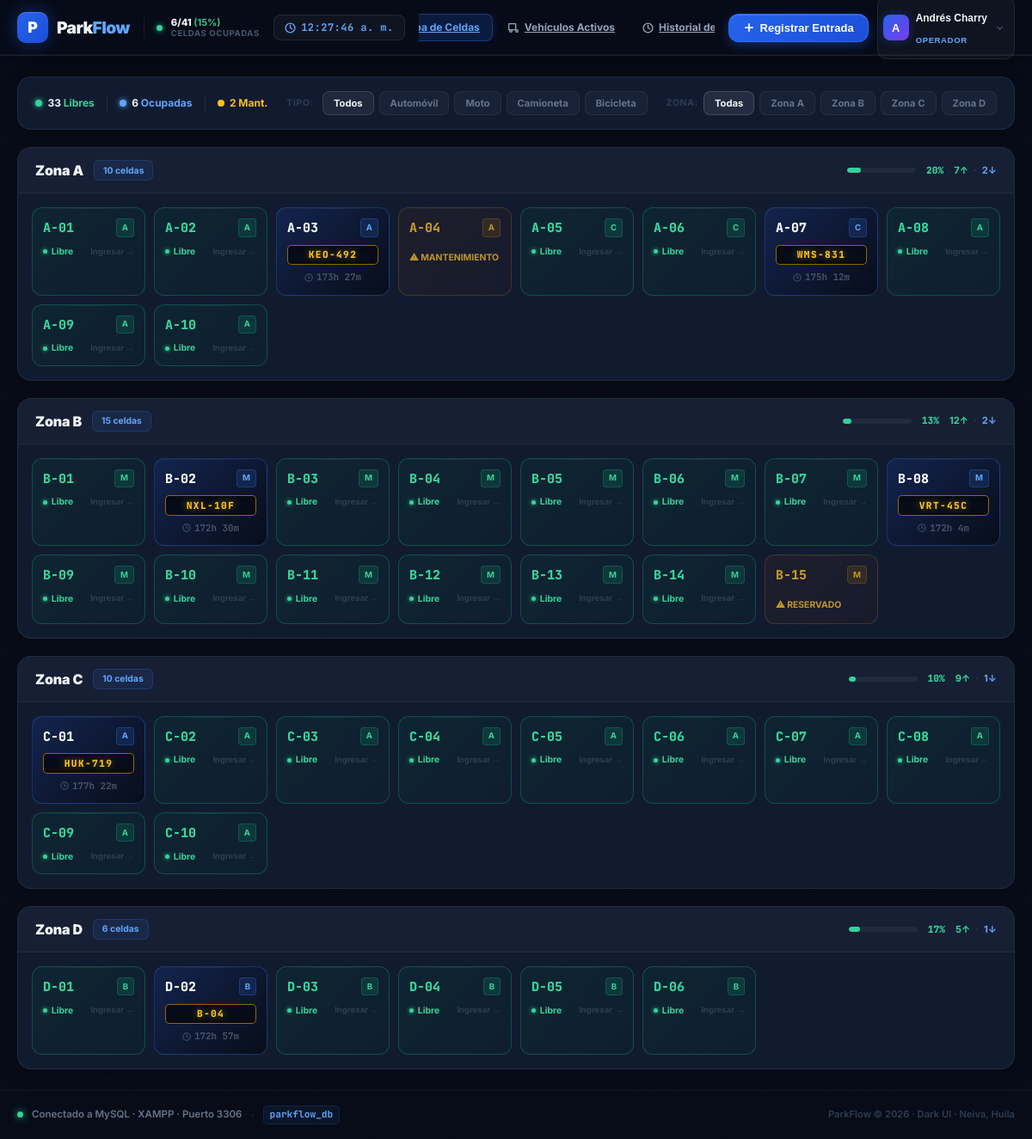
Page /php-app/index.php on the committed database.
### tables this page shows
CREATE TABLE `users` (
  `id` VARCHAR(50) NOT NULL,
  `name` VARCHAR(100) NOT NULL,
  `email` VARCHAR(150) NOT NULL UNIQUE,
  `password` VARCHAR(255) NULL,
  `role` ENUM('ADMIN', 'OPERADOR') NOT NULL DEFAULT 'OPERADOR',
  `shift` VARCHAR(50) NULL,
  `active` TINYINT(1) NOT NULL DEFAULT 1,
  `avatar_url` VARCHAR(255) NULL,
  `created_at` DATETIME NOT NULL DEFAULT CURRENT_TIMESTAMP,
  `updated_at` DATETIME NOT NULL DEFAULT CURRENT_TIMESTAMP ON UPDATE CURRENT_TIMESTAMP,
  PRIMARY KEY (`id`)
);

CREATE TABLE `parking_spaces` (
  `id` VARCHAR(50) NOT NULL,
  `code` VARCHAR(20) NOT NULL UNIQUE,
  `zone` VARCHAR(50) NOT NULL,
  `allowed_type` ENUM('automovil', 'motocicleta', 'camioneta', 'bicicleta') NOT NULL,
  `status` ENUM('libre', 'ocupado', 'mantenimiento', 'reservado') NOT NULL DEFAULT 'libre',
  `current_vehicle_plate` VARCHAR(20) NULL,
  `current_movement_id` VARCHAR(50) NULL,
  `notes` TEXT NULL,
  `updated_at` DATETIME NOT NULL DEFAULT CURRENT_TIMESTAMP ON UPDATE CURRENT_TIMESTAMP,
  PRIMARY KEY (`id`),
  INDEX `idx_spaces_status` (`status`),
  INDEX `idx_spaces_code` (`code`)
);

CREATE TABLE `movements` (
  `id` VARCHAR(50) NOT NULL,
  `ticket_number` VARCHAR(50) NOT NULL UNIQUE,
  `plate` VARCHAR(20) NOT NULL,
  `vehicle_type` ENUM('automovil', 'motocicleta', 'camioneta', 'bicicleta') NOT NULL,
  `space_id` VARCHAR(50) NOT NULL,
  `space_code` VARCHAR(20) NOT NULL,
  `entry_time` DATETIME NOT NULL,
  `exit_time` DATETIME NULL,
  `operator_entry_id` VARCHAR(50) NOT NULL,
  `operator_entry_name` VARCHAR(100) NOT NULL,
  `operator_exit_id` VARCHAR(50) NULL,
  `operator_exit_name` VARCHAR(100) NULL,
  `helmets_count` INT NULL DEFAULT 0,
  `entry_notes` TEXT NULL,
  `exit_notes` TEXT NULL,
  `client_name` VARCHAR(100) NULL,
  `client_phone` VARCHAR(50) NULL,
  `total_minutes` INT NULL DEFAULT 0,
  `billed_minutes` INT NULL DEFAULT 0,
  `grace_applied` TINYINT(1) NULL DEFAULT 0,
  `subtotal` DECIMAL(12,2) NULL DEFAULT 0.00,
  `discount` DECIMAL(12,2) NULL DEFAULT 0.00,
  `lost_ticket_charge` TINYINT(1) NULL DEFAULT 0,
  `total_paid` DECIMAL(12,2) NULL DEFAULT 0.00,
  `payment_method` ENUM('efectivo', 'nequi', 'daviplata', 'tarjeta', 'convenio') NULL,
  `amount_received` DECIMAL(12,2) NULL DEFAULT 0.00,
  `change_given` DECIMAL(12,2) NULL DEFAULT 0.00,
  `status` ENUM('activo', 'completado', 'cancelado') NOT NULL DEFAULT 'activo',
  `created_at` DATETIME NOT NULL DEFAULT CURRENT_TIMESTAMP,
  PRIMARY KEY (`id`),
  INDEX `idx_movements_plate` (`plate`),
  INDEX `idx_movements_status` (`status`),
  INDEX `idx_movements_entry` (`entry_time`),
  INDEX `idx_movements_ticket` (`ticket_number`)
);

### php-app/views/map.php (the view, shortened to what the rows shown need)
<?php
$db = getDB();
$query = "
    SELECT s.*, m.id as mov_id, m.ticket_number, m.plate, m.entry_time, m.vehicle_type as mov_type
    FROM `parking_spaces` s
    LEFT JOIN `movements` m ON s.current_movement_id = m.id AND m.status = 'activo'
    WHERE 1=1
";
$params = [];
$query .= " ORDER BY s.zone ASC, s.code ASC";
$stmt = $db->prepare($query);
$stmt->execute($params);
$spaces = $stmt->fetchAll();
$zones = [];
foreach ($spaces as $s) { $zones[$s['zone']][] = $s; }
?>
<div style="display:flex; flex-direction:column; gap:1.25rem;">
  <?php if (empty($zones)): ?>
    <div style="text-align:center; padding:4rem 1rem; background:var(--bg-card,#111b30); border:1px solid rgba(255,255,255,.06); border-radius:16px; color:#2d3d54;">
      <svg xmlns="http://www.w3.org/2000/svg" width="56" height="56" viewBox="0 0 24 24" fill="none" stroke="currentColor" stroke-width="1.5" stroke-linecap="round" stroke-linejoin="round" style="margin:0 auto 1rem; display:block; opacity:.3;"><polygon points="3 6 9 3 15 6 21 3 21 18 15 21 9 18 3 21"/></svg>
      <p style="font-size:1rem; font-weight:700; color:#475569;">No hay celdas con este filtro</p>
    </div>
  <?php else: ?>
    <?php foreach ($zones as $zoneName => $zoneSpaces): ?>
      <?php
        $zFree = 0; $zOcc = 0; $zTot = count($zoneSpaces);
        foreach ($zoneSpaces as $sp) {
          if ($sp['status'] === 'libre')       $zFree++;
          elseif ($sp['status'] === 'ocupado') $zOcc++;
        }
        $zOccPct = $zTot > 0 ? round(($zOcc / $zTot) * 100) : 0;
        $zColor  = $zOccPct > 85 ? '#fb7185' : ($zOccPct > 60 ? '#fbbf24' : '#34d399');
      ?>
      <div style="background:var(--bg-card,#111b30); border:1px solid rgba(255,255,255,.07); border-radius:16px; overflow:hidden; box-shadow:0 4px 20px rgba(0,0,0,.25);">
        <div style="padding:.875rem 1.25rem; border-bottom:1px solid rgba(255,255,255,.05); display:flex; align-items:center; justify-content:space-between; background:rgba(255,255,255,.02);">
          <div style="display:flex; align-items:center; gap:.75rem;">
            <h2 style="margin:0; font-size:1rem; font-weight:900; color:#f1f5f9; letter-spacing:-.01em;"><?= htmlspecialchars($zoneName) ?></h2>
            <span style="font-size:.65rem; font-weight:700; padding:.2rem .625rem; border-radius:6px; background:rgba(59,130,246,.1); color:#60a5fa; border:1px solid rgba(59,130,246,.2);"><?= $zTot ?> celdas</span>
          </div>
          <div style="display:flex; align-items:center; gap:.75rem;">
            <div class="progress-bar-track" style="width:80px;">
              <div class="progress-bar-fill" style="width:<?= $zOccPct ?>%; background:<?= $zColor ?>;"></div>
            </div>
            <span style="font-size:.7rem; font-weight:800; color:<?= $zColor ?>; font-family:'JetBrains Mono',monospace;"><?= $zOccPct ?>%</span>
            <span style="font-size:.7rem; color:#2d3d54;">
              <span style="color:#34d399; font-weight:700;"><?= $zFree ?>↑</span>
              <span style="color:#475569; margin:0 .2rem;">·</span>
              <span style="color:#60a5fa; font-weight:700;"><?= $zOcc ?>↓</span>
            </span>
          </div>
        </div>
        <div style="padding:1rem; display:grid; grid-template-columns:repeat(auto-fill, minmax(130px, 1fr)); gap:.625rem;">
          <?php foreach ($zoneSpaces as $sp):
            $isOccupied = $sp['status'] === 'ocupado';
            $isFree     = $sp['status'] === 'libre';
            $minutesAgo = 0; $hoursAgo = 0;
            if ($isOccupied && !empty($sp['entry_time'])) {
              $minutesAgo = max(1, round((time() - strtotime($sp['entry_time'])) / 60));
              $hoursAgo   = floor($minutesAgo / 60);
            }
            if ($isFree) {
              $cellStyle = 'background:linear-gradient(135deg,rgba(6,78,59,.2) 0%,rgba(4,55,43,.12) 100%); border-color:rgba(16,185,129,.3);';
              $hoverOnmouseOver = "this.style.borderColor='#10b981'; this.style.boxShadow='0 0 24px rgba(16,185,129,.2),0 8px 20px rgba(0,0,0,.4)'; this.style.transform='translateY(-3px)';";
            } elseif ($isOccupied) {
              $cellStyle = 'background:linear-gradient(135deg,rgba(29,78,216,.18) 0%,rgba(8,12,24,.9) 100%); border-color:rgba(59,130,246,.3);';
              $hoverOnmouseOver = "this.style.borderColor='#3b82f6'; this.style.boxShadow='0 0 24px rgba(59,130,246,.2),0 8px 20px rgba(0,0,0,.4)'; this.style.transform='translateY(-3px)';";
            } else {
              $cellStyle = 'background:linear-gradient(135deg,rgba(120,53,15,.18) 0%,rgba(92,40,10,.1) 100%); border-color:rgba(245,158,11,.25); cursor:default; opacity:.75;';
              $hoverOnmouseOver = '';
            }
          ?>
            <div style="border-radius:12px; padding:.75rem; border:1px solid; position:relative; overflow:hidden; transition:all .22s cubic-bezier(0.16,1,0.3,1);
                        <?= $cellStyle ?>"
                 <?php if ($isFree): ?>
                   onclick="openEntryModal('<?= $sp['id'] ?>', '<?= $sp['code'] ?>')"
                   style="border-radius:12px; padding:.75rem; border:1px solid; position:relative; overflow:hidden; transition:all .22s cubic-bezier(0.16,1,0.3,1); cursor:pointer; <?= $cellStyle ?>"
                   onmouseover="<?= $hoverOnmouseOver ?>"
                   onmouseout="this.style.borderColor='rgba(16,185,129,.3)'; this.style.boxShadow='none'; this.style.transform='none';"
                 <?php elseif ($isOccupied): ?>
                   onclick='openExitModal(<?= json_encode($sp, JSON_HEX_TAG | JSON_HEX_APOS | JSON_HEX_QUOT | JSON_HEX_AMP) ?>)'
                   style="border-radius:12px; padding:.75rem; border:1px solid; position:relative; overflow:hidden; transition:all .22s cubic-bezier(0.16,1,0.3,1); cursor:pointer; <?= $cellStyle ?>"
                   onmouseover="<?= $hoverOnmouseOver ?>"
                   onmouseout="this.style.borderColor='rgba(59,130,246,.3)'; this.style.boxShadow='none'; this.style.transform='none';"
                 <?php else: ?>
                   style="border-radius:12px; padding:.75rem; border:1px solid; position:relative; overflow:hidden; <?= $cellStyle ?>"
                 <?php endif; ?>>
              <div style="position:absolute; top:0; left:0; right:0; height:1px; background:linear-gradient(90deg,transparent,rgba(255,255,255,.08),transparent);"></div>
              <div style="display:flex; align-items:flex-start; justify-content:space-between; margin-bottom:.5rem;">
                <span style="font-family:'JetBrains Mono',monospace; font-size:.9375rem; font-weight:900;
                             color:<?= $isOccupied ? '#f1f5f9' : ($isFree ? '#34d399' : '#fbbf24') ?>;">
                  <?= htmlspecialchars($sp['code']) ?>
                </span>
                <span style="font-size:.6rem; font-weight:700; text-transform:uppercase; padding:.15rem .375rem; border-radius:4px;
                             background:<?= $isOccupied ? 'rgba(59,130,246,.15)' : ($isFree ? 'rgba(16,185,129,.15)' : 'rgba(245,158,11,.15)') ?>;
                             color:<?= $isOccupied ? '#60a5fa' : ($isFree ? '#34d399' : '#fbbf24') ?>;
                             border:1px solid <?= $isOccupied ? 'rgba(59,130,246,.25)' : ($isFree ? 'rgba(16,185,129,.25)' : 'rgba(245,158,11,.25)') ?>;">
                  <?= $sp['allowed_type'][0] ?>
                </span>
              </div>
              <?php if ($isOccupied): ?>
                <div style="margin-top:.375rem;">
                  <span class="plate-badge" style="font-size:.7rem; padding:.15rem .4rem; width:100%;"><?= htmlspecialchars($sp['plate']) ?></span>
                  <div style="margin-top:.375rem; display:flex; align-items:center; justify-content:center; gap:.25rem;">
                    <svg xmlns="http://www.w3.org/2000/svg" width="10" height="10" viewBox="0 0 24 24" fill="none" stroke="currentColor" stroke-width="2.5" style="color:#475569;"><circle cx="12" cy="12" r="10"/><polyline points="12 6 12 12 16 14"/></svg>
                    <span style="font-size:.68rem; color:#475569; font-family:'JetBrains Mono',monospace; font-weight:700;">
                      <?= $hoursAgo > 0 ? "{$hoursAgo}h " : '' ?><?= $minutesAgo % 60 ?>m
                    </span>
                  </div>
                </div>
              <?php elseif ($isFree): ?>
                <div style="display:flex; align-items:center; justify-content:space-between; margin-top:.375rem;">
                  <div style="display:flex; align-items:center; gap:.3rem;">
                    <span style="width:5px; height:5px; border-radius:9999px; background:#34d399; box-shadow:0 0 5px #34d399; display:inline-block; animation:pulseGlow 2s infinite;"></span>
                    <span style="font-size:.65rem; font-weight:700; color:#34d399;">Libre</span>
                  </div>
                  <span style="font-size:.6rem; color:#2d3d54; font-weight:700;">Ingresar →</span>
                </div>
              <?php else: ?>
                <div style="margin-top:.375rem;">
                  <span style="font-size:.65rem; font-weight:700; color:#fbbf24; text-transform:uppercase;">⚠ <?= htmlspecialchars($sp['status']) ?></span>
                </div>
              <?php endif; ?>
            </div>
          <?php endforeach; ?>
        </div>
      </div>
    <?php endforeach; ?>
  <?php endif; ?>
</div>

### php-app/includes/header.php (shortened to what the rows shown need)
<?php
require_once __DIR__ . '/../config/db.php';
$db = getDB();
$currentUser = getCurrentUser();
$allUsers = $db->query("SELECT * FROM `users` WHERE `active` = 1 ORDER BY `role` ASC, `name` ASC")->fetchAll();
?>
<!DOCTYPE html>
<html lang="es">
<head>
  <link rel="stylesheet" href="assets/css/tailwind.local.css">
  <link rel="stylesheet" href="assets/css/app.css">
</head>
<body style="background:#080c18; color:#f1f5f9; min-height:100vh; display:flex; flex-direction:column;">
  <header class="pf-header" style="position:sticky; top:0; z-index:50;">
    <div style="max-width:90rem; margin:0 auto; padding:0 1.25rem; height:64px; display:flex; align-items:center; justify-content:space-between; gap:1rem;">
      <div style="display:flex; align-items:center; gap:.625rem; flex-shrink:0;">
        <div style="position:relative;" id="userMenuWrapper">
          <button onclick="toggleUserMenu()" id="userMenuBtn"
            style="display:flex; align-items:center; gap:.5rem; padding:.375rem .625rem .375rem .375rem;
                   background:rgba(255,255,255,.04); border:1px solid rgba(255,255,255,.08); border-radius:12px;
                   cursor:pointer; transition:all .15s; color:#f1f5f9;">
            <div style="width:30px; height:30px; border-radius:8px; background:linear-gradient(135deg,#2563eb,#7c3aed);
                        display:flex; align-items:center; justify-content:center; font-weight:800; font-size:.8rem; color:white;
                        box-shadow:0 0 12px rgba(37,99,235,.3); flex-shrink:0;">
              <?= strtoupper(substr($currentUser['name'], 0, 1)) ?>
            </div>
            <div style="text-align:left; line-height:1.2;">
              <p style="font-size:.75rem; font-weight:700; color:#f1f5f9; white-space:nowrap; max-width:100px; overflow:hidden; text-overflow:ellipsis;"><?= htmlspecialchars($currentUser['name']) ?></p>
              <p style="font-size:.6rem; font-weight:700; color:<?= $currentUser['role'] === 'ADMIN' ? '#a78bfa' : '#60a5fa' ?>; text-transform:uppercase; letter-spacing:.06em;"><?= $currentUser['role'] ?></p>
            </div>
            <svg xmlns="http://www.w3.org/2000/svg" width="13" height="13" viewBox="0 0 24 24" fill="none" stroke="currentColor" stroke-width="2.5" style="color:#475569; flex-shrink:0;"><polyline points="6 9 12 15 18 9"/></svg>
          </button>
        </div>
      </div>
    </div>
  </header>
  <main style="flex:1; max-width:90rem; width:100%; margin:0 auto; padding:1.5rem 1.25rem; position:relative; z-index:1;">

### rows in the picture
users: name "A", name "Andrés Charry", role "OPERADOR"
parking_spaces: code "A-01", allowed_type "A", status "libre" (drawn)
parking_spaces: code "A-02", allowed_type "A", status "libre" (drawn)
parking_spaces: code "A-03", allowed_type "A", movements.plate "KEO-492", movements.entry_time "173", movements.entry_time "27"
parking_spaces: code "A-04", allowed_type "A", status "MANTENIMIENTO"
parking_spaces: code "A-05", allowed_type "C", status "libre" (drawn)
parking_spaces: code "A-06", allowed_type "C", status "libre" (drawn)
parking_spaces: code "A-07", allowed_type "C", movements.plate "WMS-831", movements.entry_time "175", movements.entry_time "12"
parking_spaces: code "A-08", allowed_type "A", status "libre" (drawn)
parking_spaces: code "A-09", allowed_type "A", status "libre" (drawn)
parking_spaces: code "A-10", allowed_type "A", status "libre" (drawn)
parking_spaces: code "B-01", allowed_type "M", status "libre" (drawn)
parking_spaces: code "B-02", allowed_type "M", movements.plate "NXL-10F", movements.entry_time "172", movements.entry_time "30"
parking_spaces: code "B-03", allowed_type "M", status "libre" (drawn)
parking_spaces: code "B-04", allowed_type "M", status "libre" (drawn)
parking_spaces: code "B-05", allowed_type "M", status "libre" (drawn)
parking_spaces: code "B-06", allowed_type "M", status "libre" (drawn)
parking_spaces: code "B-07", allowed_type "M", status "libre" (drawn)
parking_spaces: code "B-08", allowed_type "M", movements.plate "VRT-45C", movements.entry_time "172", movements.entry_time "4"
parking_spaces: code "B-09", allowed_type "M", status "libre" (drawn)
parking_spaces: code "B-10", allowed_type "M", status "libre" (drawn)
parking_spaces: code "B-11", allowed_type "M", status "libre" (drawn)
parking_spaces: code "B-12", allowed_type "M", status "libre" (drawn)
parking_spaces: code "B-13", allowed_type "M", status "libre" (drawn)
parking_spaces: code "B-14", allowed_type "M", status "libre" (drawn)
parking_spaces: code "B-15", allowed_type "M", status "RESERVADO"
parking_spaces: code "C-01", allowed_type "A", movements.plate "HUK-719", movements.entry_time "177", movements.entry_time "22"
parking_spaces: code "C-02", allowed_type "A", status "libre" (drawn)
parking_spaces: code "C-03", allowed_type "A", status "libre" (drawn)
parking_spaces: code "C-04", allowed_type "A", status "libre" (drawn)
parking_spaces: code "C-05", allowed_type "A", status "libre" (drawn)
parking_spaces: code "C-06", allowed_type "A", status "libre" (drawn)
parking_spaces: code "C-07", allowed_type "A", status "libre" (drawn)
parking_spaces: code "C-08", allowed_type "A", status "libre" (drawn)
parking_spaces: code "C-09", allowed_type "A", status "libre" (drawn)
parking_spaces: code "C-10", allowed_type "A", status "libre" (drawn)
parking_spaces: code "D-01", allowed_type "B", status "libre" (drawn)
parking_spaces: code "D-02", allowed_type "B", movements.plate "B-04", movements.entry_time "172", movements.entry_time "57"
parking_spaces: code "D-03", allowed_type "B", status "libre" (drawn)
parking_spaces: code "D-04", allowed_type "B", status "libre" (drawn)
parking_spaces: code "D-05", allowed_type "B", status "libre" (drawn)
parking_spaces: code "D-06", allowed_type "B", status "libre" (drawn)

### other values in the picture
$occupiedSpaces "6"
$totalSpaces "41"
$occupancyRate "15"
$totalFree "33"
$totalOccupied "6"
$totalMaint "2"
$tMeta[0] "Todos"
$tMeta[0] "Automóvil"
$tMeta[0] "Moto"
$tMeta[0] "Camioneta"
$tMeta[0] "Bicicleta"
$z "Zona A"
$z "Zona B"
$z "Zona C"
$z "Zona D"
